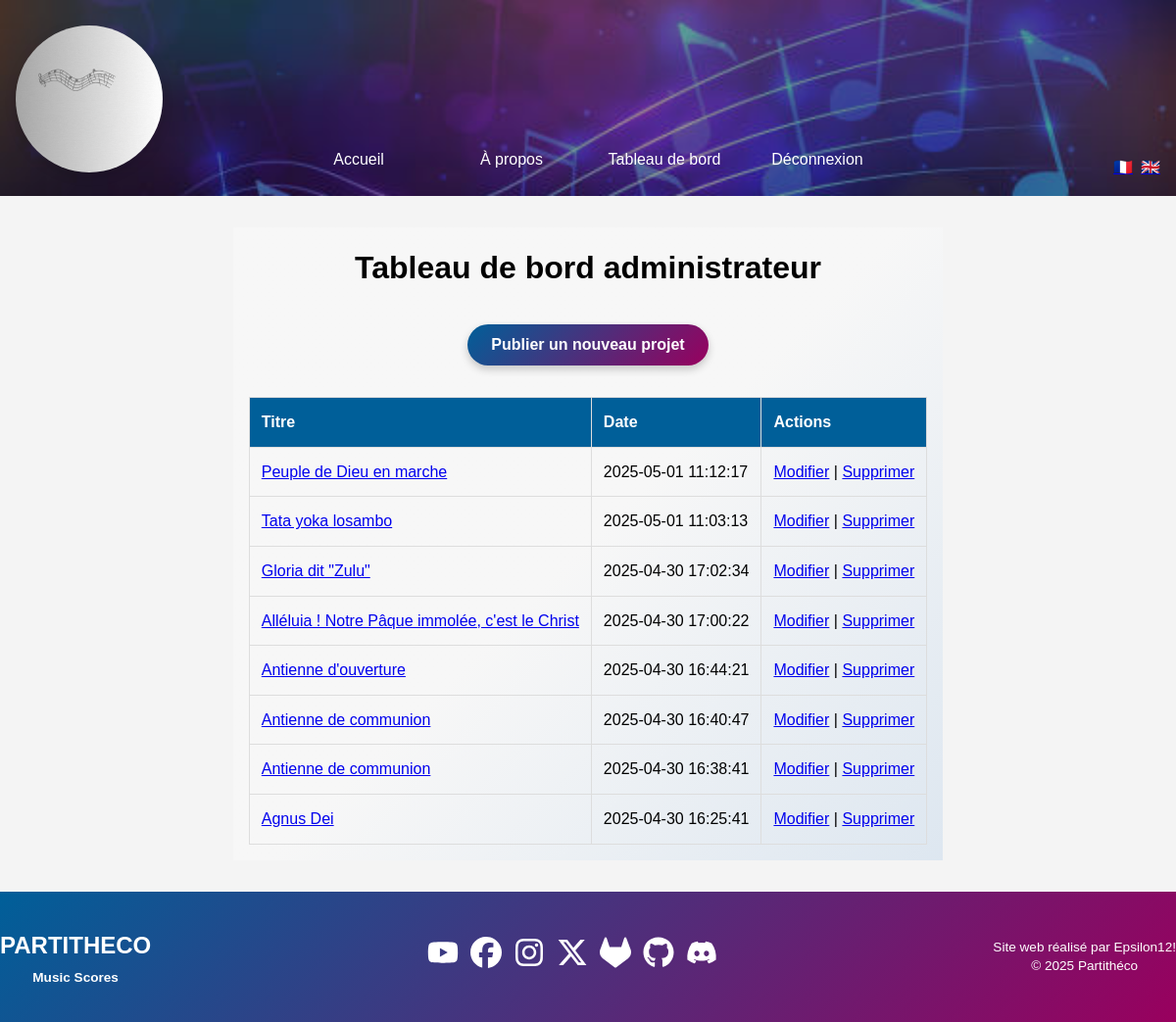
/admin.php (signed in), run on the app's committed database.
### tables this page shows
CREATE TABLE projects (
                id INTEGER PRIMARY KEY AUTOINCREMENT,
                user_id INTEGER NOT NULL,
                title TEXT NOT NULL,
                description TEXT NOT NULL,
                thumbnail TEXT,
                date_publication DATETIME DEFAULT CURRENT_TIMESTAMP, media TEXT, author TEXT, arranger TEXT, genre TEXT, tonality TEXT,
                FOREIGN KEY(user_id) REFERENCES users(id)
            );

### assets/locales/trad.php (called while the page is built, shortened)
<?php
$lang = $_SESSION['lang']
         ?? ($_COOKIE['lang'] ?? 'fr');
$transFile = __DIR__ . "/{$lang}.php";
$t = include $transFile;

### classes/Database.php (called while the page is built, shortened)
<?php
class Database {
    private PDO $pdo;
    public function __construct(string $dbPath = __DIR__ . '/../db.sqlite') {
        $this->pdo = new PDO('sqlite:' . $dbPath);
        $this->pdo->setAttribute(PDO::ATTR_ERRMODE, PDO::ERRMODE_EXCEPTION);
        try {
            $this->pdo->exec("
                CREATE TABLE IF NOT EXISTS users (
                    id       INTEGER PRIMARY KEY AUTOINCREMENT,
                    username TEXT    NOT NULL UNIQUE,
                    email    TEXT    NOT NULL UNIQUE,
                    password TEXT    NOT NULL
                )
            ");
            $this->pdo->exec("
                CREATE TABLE IF NOT EXISTS projects (
                    id               INTEGER PRIMARY KEY AUTOINCREMENT,
                    user_id          INTEGER NOT NULL,
                    title            TEXT    NOT NULL,
                    description      TEXT    NOT NULL,
                    thumbnail        TEXT,
                    media            TEXT,
                    author           TEXT,
                    arranger         TEXT,
                    genre            TEXT,
                    tonality         TEXT,
                    date_publication DATETIME DEFAULT CURRENT_TIMESTAMP,
                    FOREIGN KEY(user_id) REFERENCES users(id)
                )
            ");
            $this->pdo->exec("
                CREATE TABLE IF NOT EXISTS comments (
                    id          INTEGER PRIMARY KEY AUTOINCREMENT,
                    project_id  INTEGER NOT NULL,
                    author      TEXT NOT NULL,
                    content     TEXT NOT NULL,
                    created_at  DATETIME DEFAULT CURRENT_TIMESTAMP,
                    FOREIGN KEY(project_id) REFERENCES projects(id)
                )
            ");
            $this->pdo->exec("
                CREATE TABLE IF NOT EXISTS subscribers (
                    id    INTEGER PRIMARY KEY AUTOINCREMENT,
                    email TEXT NOT NULL UNIQUE,
                    created_at DATETIME DEFAULT CURRENT_TIMESTAMP
                )
            ");
            $existing = $this->pdo
                ->query("PRAGMA table_info(projects)")
                ->fetchAll(PDO::FETCH_COLUMN, 1);
        } catch (PDOException $e) {
            die("Database error: " . $e->getMessage());
        }
    }
    public function getPDO(): PDO {
        return $this->pdo;
    }
}

### classes/Project.php (called while the page is built, shortened)
<?php
class Project {
    private PDO $pdo;
    public function __construct(PDO $pdo) {
        $this->pdo = $pdo;
    }
    public function getByUser(int $userId): array {
        $stmt = $this->pdo->prepare("
            SELECT * FROM projects
            WHERE user_id = :uid
            ORDER BY date_publication DESC
        ");
        $stmt->bindValue(':uid', $userId, PDO::PARAM_INT);
        $stmt->execute();
        return $stmt->fetchAll(PDO::FETCH_ASSOC);
    }
}

### admin.php (the view, shortened to what this page needs)
<?php
$userId = $_SESSION['user']['id'];
require_once 'classes/Database.php';
require_once 'classes/Project.php';
$db         = new Database();
$projectObj = new Project($db->getPDO());
$projects   = $projectObj->getByUser($userId);
include 'includes/header.php';
include 'includes/navbar.php';
?>
<main class="admin-dashboard">
  <h1><?= htmlspecialchars($t['pages']['admin_title']) ?></h1>
  <p style="text-align: center; margin: 2rem 0;">
  <button
    type="button"
    class="btn-primary"
    onclick="location.href='create.php?lang=<?= htmlspecialchars($lang) ?>'"
  >
  <?= htmlspecialchars($t['pages']['create_title']) ?>
  </button>
</p>
  <?php if (empty($projects)): ?>
    <p>Vous n'avez encore publié aucun projet.</p>
  <?php else: ?>
    <table>
      <thead>
        <tr>
          <th>Titre</th>
          <th>Date</th>
          <th>Actions</th>
        </tr>
      </thead>
      <tbody>
        <?php foreach ($projects as $p): ?>
        <tr>
          <td>
            <a href="project.php?id=<?= $p['id'] ?>&lang=<?= $lang ?>">
              <?= htmlspecialchars($p['title'], ENT_NOQUOTES, 'UTF-8', false) ?>
            </a>
          </td>
          <td><?= htmlspecialchars($p['date_publication']) ?></td>
          <td>
            <a href="edit.php?id=<?= $p['id'] ?>&lang=<?= $lang ?>">Modifier</a> |
            <a href="delete.php?id=<?= $p['id'] ?>&lang=<?= $lang ?>"
               onclick="return confirm('Voulez-vous vraiment supprimer ce projet ?');">
              Supprimer
            </a>
          </td>
        </tr>
        <?php endforeach; ?>
      </tbody>
    </table>
  <?php endif; ?>
</main>
<?php include 'includes/footer.php'; ?>

### assets/css/base.css (style rules this page uses)
:root { --primary-light: #005f99; --text-action: #99005E; --background: #f4f4f4; --font-family: Arial, sans-serif; }
*, *::before, *::after { box-sizing: border-box; margin: 0; padding: 0; }
html, body { height: 100%; }
body { display: flex; flex-direction: column; min-height: 100vh; font-family: var(--font-family); background-color: var(--background); line-height: 1.6; }
main { flex: 1; position: relative; z-index: 0; }
main { background: linear-gradient( 135deg, rgba(255, 255, 255, 0.272) 50%, rgba(220,230,240,0.95) 100% ); }

### assets/css/buttons.css (style rules this page uses)
.btn-primary, .btn-load-more, .newsletter-form button, .comment-form button, .form-btn, #backToTop { display: inline-flex; align-items: center; justify-content: center; gap: 0.5rem; padding: 0.75rem 1.5rem; background: linear-gradient( 135deg, var(--primary-light) 0%, var(--text-action) 100% ); color: #fff; font-weight: 600; font-size: 1rem; border: none; border-radius: 2rem; box-shadow: 0 4px 8px rgba(0,0,0,0.2); cursor: pointer; transition: transform 0.2s ease, box-shadow 0.2s ease, background 0.3s ease; text-decoration: none; }

### assets/css/admin.css (style rules this page uses)
.admin-dashboard { max-width:1000px; margin:2rem auto; padding:1rem; }
.admin-dashboard h1, .admin-dashboard p > a { text-align:center; display:block; margin-bottom:1rem; }
.admin-dashboard table { width:100%; border-collapse:collapse; }
.admin-dashboard th, .admin-dashboard td { padding:.75rem; border:1px solid #ddd; text-align:left; }
.admin-dashboard th { background: var(--primary-light); color: #fff; }

### data on the page
projects: title "Peuple de Dieu en marche", date_publication "2025-05-01 11:12:17"
projects: title "Tata yoka losambo", date_publication "2025-05-01 11:03:13"
projects: title "Gloria dit \"Zulu\"", date_publication "2025-04-30 17:02:34"
projects: title "Alléluia ! Notre Pâque immolée, c'est le Christ", date_publication "2025-04-30 17:00:22"
projects: title "Antienne d'ouverture", date_publication "2025-04-30 16:44:21"
projects: title "Antienne de communion", date_publication "2025-04-30 16:40:47"
projects: title "Antienne de communion", date_publication "2025-04-30 16:38:41"
projects: title "Agnus Dei", date_publication "2025-04-30 16:25:41"

### other printed values
$t['nav']['home'] "Accueil"
$t['nav']['about'] "À propos"
$t['nav']['admin'] "Tableau de bord"
$t['nav']['logout'] "Déconnexion"
$t['pages']['admin_title'] "Tableau de bord administrateur"
$t['pages']['create_title'] "Publier un nouveau projet"
$t['footer']['credits'] "Site web réalisé par Epsilon12!"
